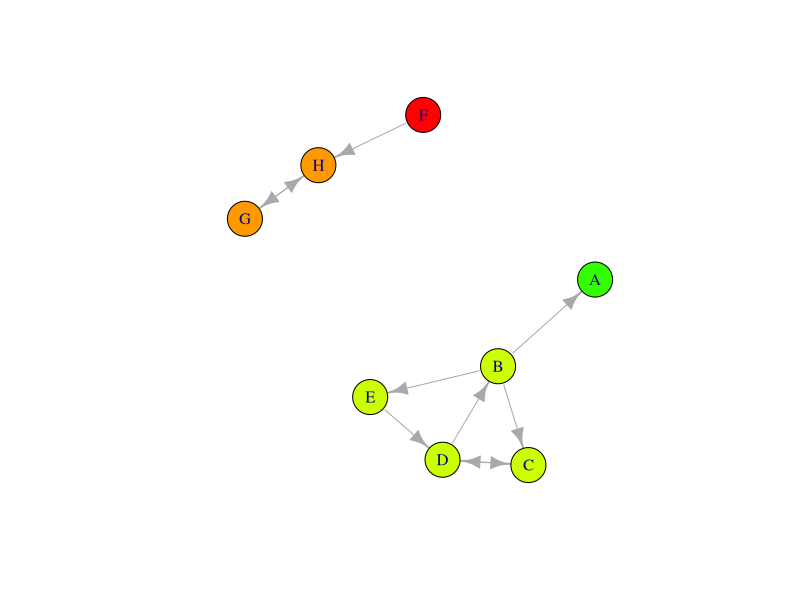
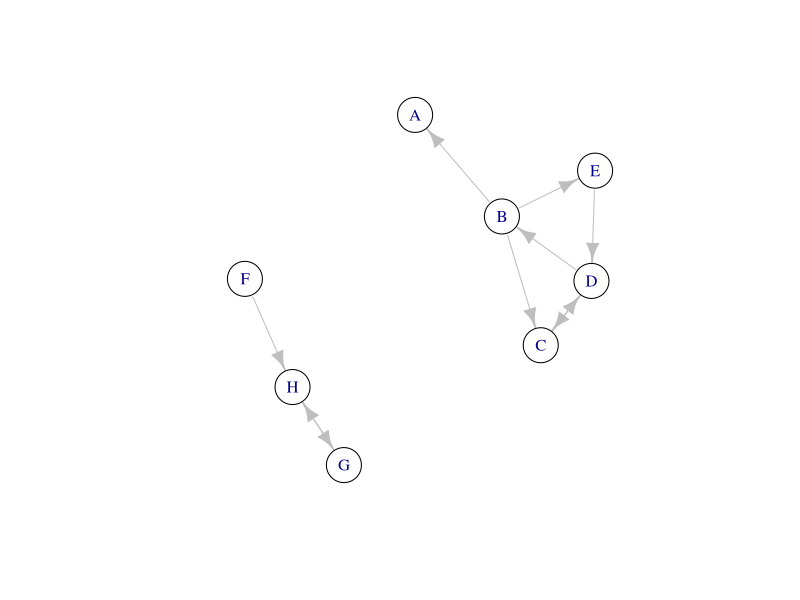
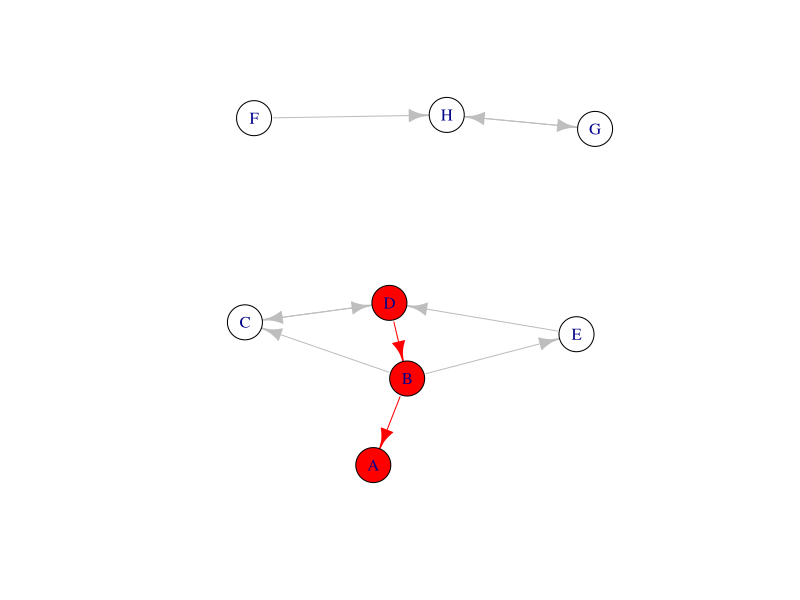
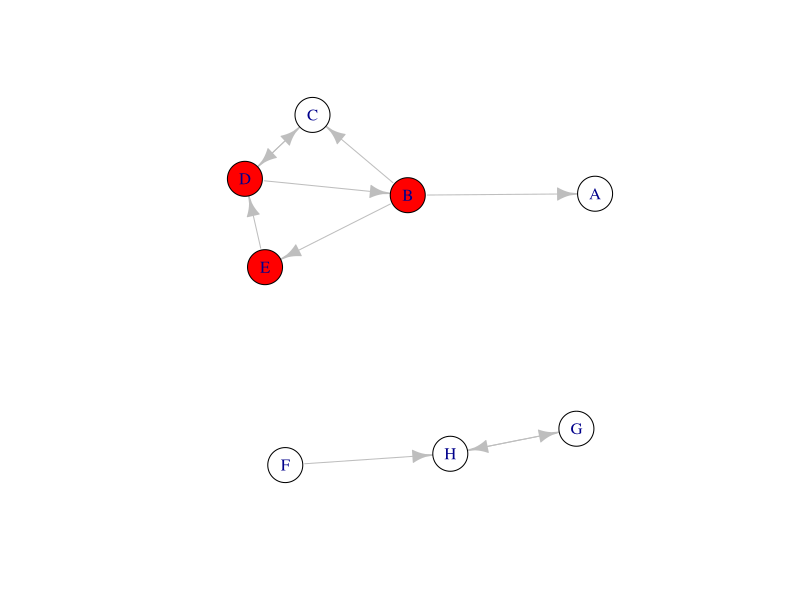
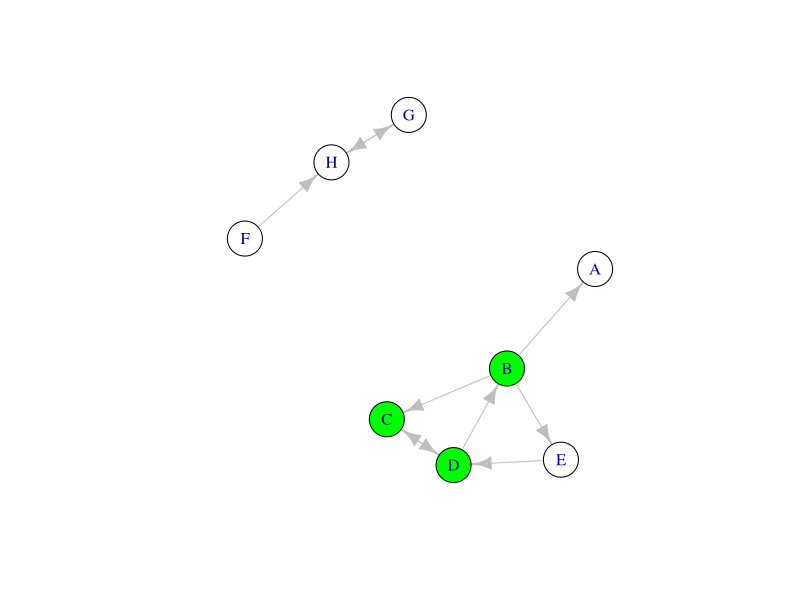

Generate these figures, in order, with R:
## ---- chunk 1
library(igraph)

#Code applies to slide 24

# Creation of graph step-by-step
g <- make_graph(c("B","A",
                  "B","C",
                  "B","E",
                  "E","D",
                  "D","C",
                  "C","D",
                  "D","B",
                  "F","H",
                  "H","G",
                  "G","H"),
                 directed = T)

# Finding the connected components
wcc <- components(g, mode="weak")
wcc
scc <- components(g, mode="strong")
scc

# Define colors for plotting
colors <- rainbow(10)
V(g)$color <- colors[scc$membership]

# Set the vertex size for visualization
V(g)$size <- 20

# Different colors represent different connected group
plot(g)

# Computing the shortest path for selected pair of nodes
# Output should include both vertices and the edges
sp <- shortest_paths(g, from="D", to="A", output="both")
sp

# Defining colors for plotting
# Initially all vertices are white and all edges are gray
V(g)$color <- "white"
E(g)$color <- "gray"
plot(g)

# Highlighting the shortest path
V(g)[sp$vpath[[1]]]$color <- "red"
E(g)[sp$epath[[1]]]$color <- "red"
plot(g)

# Checking out the pairwise shortest path lenghts
#distances(g)
# using mode "out" to follow link direction for each vertex
distances(g, mode="out")

# Computing the graph diameter
d <- diameter(g, directed=TRUE, unconnected=TRUE, weights=NULL)
d

# Computing the clique number of a graph, ie: the size of the largest clique in the graph
n_clique <- clique_num(g)
n_clique

# Get the largest clique
l_clique <- largest_cliques(g)
l_clique

# Get cliques by size
k3 <- cliques(g, min=3, max=5)
k3

colors <- rainbow(3)
E(g)$color <- "gray"

# for function is soft blocking the code
for (i in 1:length(k3)){
  V(g)$color <- "white"
  V(g)[k3[[i]]]$color <- colors[i]
  plot(g)
  readline()
}
## ---- chunk 2
# Degree centrality
degree(g,V(g), mode="total")
degree(g,V(g), mode="in")
degree(g,V(g), mode="out")

# Other centrality measures
betweenness(g, V(g), directed=TRUE)
closeness(g, V(g), mode="total")

# Eigenvector and PageRank
evcent(g, scale=TRUE)$vector
page_rank(g, vids=V(g), directed=TRUE, damping=0.85)$vector
